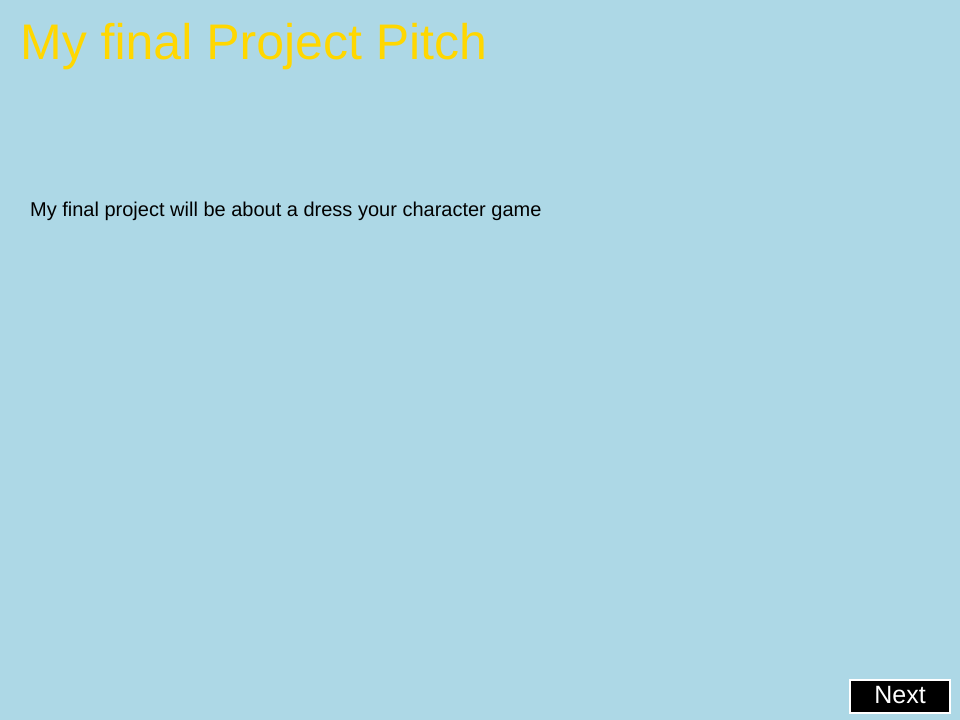
Frame 1 (no input)
Frame 60 (no input): identical to frame 1, image omitted
Frame 120 (the mouse pressed at the canvas centre since frame 60): identical to frame 1, image omitted

The p5.js sketch that drew this single still picture (run headless with seeded random() and noise() and a simulated clock; from frame 60 on, the mouse is pressed at the canvas centre):

// p5.js sketch
// ── sketch.js
/*
	Final Project pitch
	05.07.2020
*/

var currentSlide = 0;
var numberOfSlides = 3;

//next slide button
var nextButtonX = 850;
var nextButtonY = 680;
var nextButtonW = 100;
var nextButtonH = 33;

//previous button
var prevButtonX = 10
var prevButtonY = nextButtonY;
var prevButtonW = nextButtonW + 8;
var prevButtonH = nextButtonH;

function setup() {
	createCanvas(960, 720);
}

function draw() {
	background('lightblue');

	var title; //the title
	if (currentSlide == 0) {
		title = "My final Project Pitch";
		message = "My final project will be about a dress your character game";
	} else if (currentSlide == 1) {
		title = "User interaction";
		message = "The user will be able to change the clothes of the character using arrow keys";
	} else if (currentSlide == 2) {
		title = "Graphics"
		message = "The graphics that will be implemented are based on p5 shapes, colors and probably outside images";
	}

	//display message
	textSize(20);
	fill(0);
	noStroke();
	textAlign(LEFT, TOP);
	text(message, 30, 200);

	//display title 
	textSize(50);
	fill('gold');
	noStroke();
	textAlign(LEFT, TOP);
	text(title, 20, 20);

	//Slide button
	//button back design
	stroke(255)
	strokeWeight(2);
	fill(0);

	if (currentSlide < numberOfSlides - 1) {
		rect(nextButtonX, nextButtonY, nextButtonW, nextButtonH); //next button
	}

	if (currentSlide > 0) {
		rect(prevButtonX, nextButtonY, nextButtonW, nextButtonH); //previous button
	}

	//text design
	fill(255);
	textSize(25);
	noStroke();
	textAlign(CENTER, CENTER);

	if (currentSlide < numberOfSlides - 1) {
		text("Next", nextButtonX, nextButtonY, nextButtonW, nextButtonH); //next
	}

	if (currentSlide > 0) {
		text("Previous", prevButtonX, nextButtonY, prevButtonW, nextButtonH); //previous
	}
	
}

function mousePressed() {
	if (mouseX > nextButtonX && mouseX < nextButtonX + nextButtonW &&
		mouseY > nextButtonY && mouseY < nextButtonY + nextButtonH) {
		if (currentSlide < numberOfSlides - 1) {
			currentSlide++;
		}
	}

	if (mouseX > prevButtonX && mouseX < prevButtonX + nextButtonW &&
		mouseY > prevButtonY && mouseY < prevButtonY + prevButtonH) {
		if (currentSlide > 0) {
			currentSlide--;
		}
	}
}
